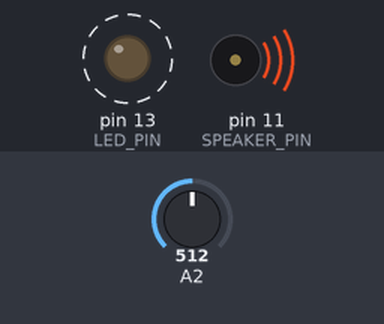
Bench run of a sketch on a simulated Arduino Uno, built with avr-gcc and run on an emulated ATmega328P. On the bench: output pins drawn as LEDs (lit = HIGH), buzzer (waves = sounding). Dashed ring = blinking. The inputs (shaded band) are chosen by the test bench; at power-on: A2 = 512. Random numbers use the default seed unless the sketch sets one.

Above: at 0.89 s.
1.3 s: A2 set to 900
Timing chart, 0 to 38.2 s (numbered marks = the images above; inputs shaded):
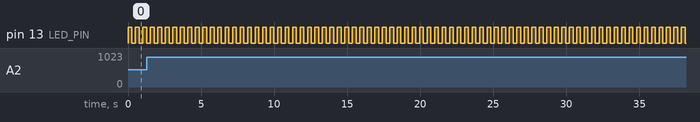

Measured:
- by itself, pin 13 (LED_PIN): alternates HIGH for 0.26 s and LOW for 0.26 s

The sketch:

Raindrops_Ping_v.04.ino
```cpp
#define SAMPLE_RATE 22050
#define LED_PIN     13
#define LED_PORT    PORTB
#define LED_BIT     5
#define SPEAKER_PIN 11

uint8_t out;
int16_t lp1, lp2, bp2, lowns, sah, rndm, lfrt;
uint16_t phase = 0;
uint16_t coarsePitch = 1;
float finePitch = 0.0;
float blendControl = 0.0; // New variable to control the blend

ISR(TIMER1_COMPA_vect) {
    // Read analog input and map it to a useful range
    uint16_t potValue = analogRead(2);

    // Use potValue to control the blend
    blendControl = potValue / 1023.0; // Map to 0.0 - 1.0 range

    uint16_t rhythmControl = 800;
    // Use a fixed value for pitch as requested
    coarsePitch = 100; // This gives us finePitch = 1.0
    finePitch = coarsePitch / 100.0;

    rndm = rand();

    if (lfrt-- == 0) {
        lfrt = rhythmControl;
        sah = rndm;
        LED_PORT ^= 1 << LED_BIT;
    }

    // Mix oscillator with noise for interesting textures
    bp2 = (sah/4 - bp2/32 - lp2) / finePitch + bp2; //finally!

    // Blend between original and "fun" versions
    int32_t lp2_original = bp2/2 + lp2;
    int32_t lp2_fun = bp2/2 + lp2 + sah;
    lp2 = (int16_t)((1.0 - blendControl) * lp2_original + blendControl * lp2_fun);

    lowns += (rndm-lowns) / 64;
    lp1 += (rndm/32 - lp1) / 32;

    // Emphasize the sample-and-hold effect
    int16_t burst = (sah - 16384) / 128;

    // Mix everything together
    out = 128 + ((bp2/2 + burst + lowns/64 + lp1/64) / 32);

    OCR2A = 0xff & out;
}

void startPlayback()
{
    pinMode(SPEAKER_PIN, OUTPUT);
    pinMode(LED_PIN, OUTPUT);
    // Use internal clock (datasheet p.160)
    ASSR &= ~(_BV(EXCLK) | _BV(AS2));
    // Set fast PWM mode  (p.157)
    TCCR2A |= _BV(WGM21) | _BV(WGM20);
    TCCR2B &= ~_BV(WGM22);
    // Do non-inverting PWM on pin OC2A (p.155)
    // On the Arduino this is pin 11.
    TCCR2A = (TCCR2A | _BV(COM2A1)) & ~_BV(COM2A0);
    TCCR2A &= ~(_BV(COM2B1) | _BV(COM2B0));
    // No prescaler (p.158)
    TCCR2B = (TCCR2B & ~(_BV(CS12) | _BV(CS11))) | _BV(CS10);
    // Set initial pulse width to the first sample.
    OCR2A = 0;
    // Set up Timer 1 to send a sample every interrupt.
    cli();
    // Set CTC mode (Clear Timer on Compare Match) (p.133)
    // Have to set OCR1A *after*, otherwise it gets reset to 0!
    TCCR1B = (TCCR1B & ~_BV(WGM13)) | _BV(WGM12);
    TCCR1A = TCCR1A & ~(_BV(WGM11) | _BV(WGM10));
    // No prescaler (p.134)
    TCCR1B = (TCCR1B & ~(_BV(CS12) | _BV(CS11))) | _BV(CS10);
    // Set the compare register (OCR1A).
    // OCR1A is a 16-bit register, so we have to do this with
    // interrupts disabled to be safe.
    OCR1A = F_CPU / SAMPLE_RATE;    // 16e6 / 22050 = 726
    // Enable interrupt when TCNT1 == OCR1A (p.136)
    TIMSK1 |= _BV(OCIE1A);
    sei();
}

void stopPlayback()
{
    // Disable playback per-sample interrupt.
    TIMSK1 &= ~_BV(OCIE1A);
    // Disable the per-sample timer completely.
    TCCR1B &= ~_BV(CS10);
    // Disable the PWM timer.
    TCCR2B &= ~_BV(CS10);
    digitalWrite(SPEAKER_PIN, LOW);
}

void setup() {
    startPlayback();
}

void loop() {
    // Main loop is empty as all processing happens in the interrupt
}
```
